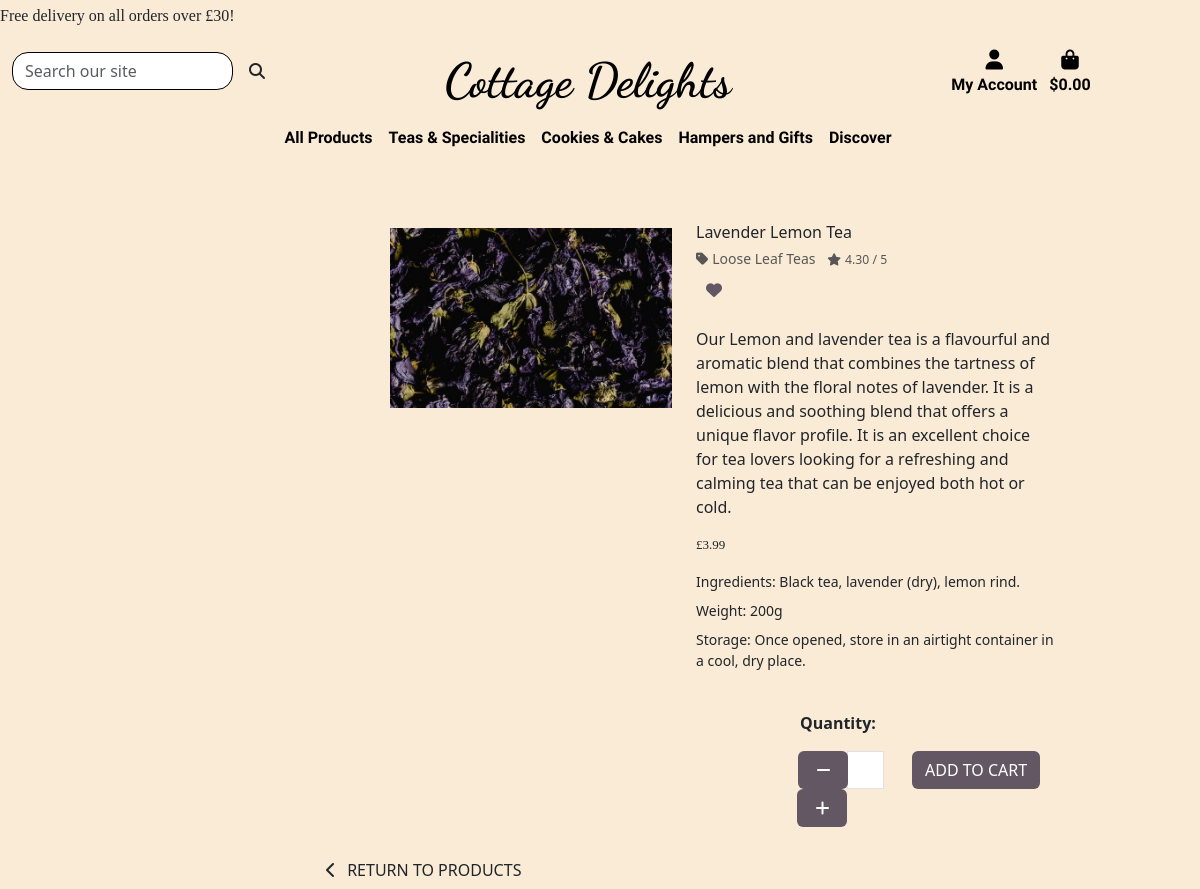
Screenshot of /products/2/ with the database file from the repository.
### products/models.py (models this page shows, shortened)
class Product(models.Model):
    category = models.ForeignKey(
        'category', null=True, blank=True, on_delete=models.SET_NULL)
    sku = models.CharField(max_length=100)
    name = models.CharField(max_length=250, null=True, blank=True)
    description = models.TextField()
    ingredients = models.CharField(max_length=450)
    weight = models.CharField(max_length=10, null=True, blank=True)
    storage = models.TextField(null=True, blank=True)
    price = models.DecimalField(max_digits=6, decimal_places=2)
    rating = models.DecimalField(
        max_digits=6, decimal_places=2, null=True, blank=True)
    image_url = models.URLField(max_length=1024, null=True, blank=True)
    image = models.ImageField(null=True, blank=True)

class Category(models.Model):
    class Meta:
        verbose_name_plural = 'Categories'
    name = models.CharField(max_length=250)
    friendly_name = models.CharField(max_length=250, null=True, blank=True)

### products/views.py (the view)
# urls.py: path('<int:product_id>/', views.productdetails, name='productdetails'),
def productdetails(request, product_id):
    product = get_object_or_404(Product, pk=product_id)
    context = {
        'product': product,
    }
    return render(request, 'products/productdetails.html', context)

### cart/contexts.py (called while the page is built, shortened)
def cart_contents(request):
    cart_items = []
    order_total = 0
    product_quant = 0
    cart = request.session.get('cart', {})
    if order_total < settings.FREE_DELIVERY_THRESHOLD:
        delivery = order_total * Decimal(settings.STANDARD_DELIVERY_PERCENTAGE / 100)
        free_delivery_delta = settings.FREE_DELIVERY_THRESHOLD - order_total
    else:
        delivery = 0
        free_delivery_delta = 0
    grand_total = delivery + order_total
    context = {
        'cart_items': cart_items,
        'order_total': order_total,
        'product_quant': product_quant,
        'delivery': delivery,
        'free_delivery_delta': free_delivery_delta,
        'free_delivery_threshold': settings.FREE_DELIVERY_THRESHOLD,
        'grand_total': grand_total,
    }
    return context

### wishlist/contexts.py (called while the page is built, shortened)
def wishlist_contents(request):
    wishlist_items = []
    total = 0
    product_quant = 0
    wishlist = request.session.get('wishlist', {})
    context = {
        'wishlist_items': wishlist_items,
        'product_quant': product_quant,
        'total': total,
    }
    return context

### products/templates/products/productdetails.html (shortened to what this page needs)
{% extends 'base.html' %}
{% load static %}
{% block page_header %}
<div class="container header-container">
</div>
{% endblock %}
{% block content %}
<div class="overlay"></div>
<div class="container-fluid mt-2">
    <div class=" container-fluid row mt-2">
        <div class="imgcontainer col-sm-12 col-md-6 col-lg-4 offset-3 me-0 mt-2">
            <div class="col-sm-12 w-100 image-container my-5">
                {% if product.image %}
                <a href="{{ product.image.url }}" target="_blank">
                    <img class="card-img-top img-fluid" src="{{ product.image.url }}" alt="{{ product.name }}">
                </a>
                {% else %}
                <a href="{{ product.image.url }}">
                    <img class="card-img-top img-fluid" src="{{ MEDIA_URL }}noimage.png" alt="{{ product.name }}">
                </a>
                {% endif %}
            </div></div>
            <div class="col-sm-12 col-md-6 col-lg-4">
                <div class="productdetails-cont mb-4 mt-4 mt-md-5">
                    <p class="mb-0">{{ product.name }}</p>
                    {% if product.category %}
                    <p class="small mt-1 mb-0">
                        <a class="text-muted" href="{% url 'products' %}?category={{ product.category.name }}">
                            <i class="fas fa-tag me-1"></i>{{ product.category.friendly_name }}
                        </a>
                        {% endif %}
                        {% if product.rating %}
                        <span class="mx-2"><small class="text-muted"><i
                                    class="fas fa-star me-1"></i>{{ product.rating }} / 5</small></span>
                        {% else %}
                        <small class="text-muted">No Rating</small>
                        {% endif %}</p>
                        <div class="row mt-2">
                        <form class="form" action="{% url 'add_to_wishlist' product.id %}" method="POST">
                                <div class="form-row">
                                    <div class="col-sm-12 col-md-5 mb-2">
                                        <button type="submit" class="wishicon"><span class="icon">
                            <i class="fas fa-heart"></i>
                        </span></button>
                                    </div>
                                </div>
                            </form>
        </div>
                    <p class="mt-3">{{ product.description }}</p>
                    <p class="lead mb-0 text-left font-weight-bold">£{{ product.price }}</p>
                    <small>
                    <div class="row mt-3">
                        <div class="col md-6">Ingredients: {{ product.ingredients }}</div>
                    </div>
                    <div class="row mt-2">
                        <div class="col md-6">Weight: {{ product.weight }}</div>
                    </div>
                    <div class="row mt-2">
                        <div class="col">Storage: {{ product.storage }}</div>
                    </div></small>
                    </div>
                </div></div></div>
            <div class="form-row">
                                <div class="col-md-4 offset-8">
                                <p class="mt-3"><strong>Quantity:</strong></p>
                            </div>
                        </div>
                <div class="row mx-auto">
                    <div class="col-md-2 me-0 mx-auto mb-3">
                    <form class="form quant-form offset-2 me-1" action="{% url 'add_items' product.id %}" method="POST">
                                <div class="offset-2 form-group w-30">
                                    <div class="input-group input-group-{{ product.id }}">
                                        <div class="input-group-prepend">
                                            <button
                                                class="decrement-qty btn btn-black rounded-end decrement-qty_{{ product.id }}"
                                                data-item_id="{{ product.id }}">
                                                <span class="icon">
                                                    <i class="fas fa-minus"></i>
                                                </span>
                                            </button>
                                        </div>
                                        <input class="form-control qty_input id_qty_{{ product.id }}" type="number"
                                            name="quantity" value="1" min="1" max="99" data-item_id="{{ product.id }}">
                                        <div class="input-group-append">
                                            <button
                                                class="increment-qty btn btn-black rounded-start increment-qty_{{ product.id }}"
                                                data-item_id="{{ product.id }}">
                                                <span class="icon">
                                                    <i class="fas fa-plus"></i>
                                                </span>
                                            </button>
                                        </div>
                                    </div>    </div></div>
                                    <div class="col-md-3 ms-0">
                                    <input type="submit" class="btn btn-black rounded text-uppercase"
                                    value="Add to Cart">
                                </div>
                </div>
                        <div class="row">
                            <div class="col-12 col-md-6 mx-auto mt-2">
                                <a href="{% url 'products' %}" class="btn btn-outline-black rounded-0">
                                    <span class="icon">
                                        <i class="fas fa-chevron-left"></i>
                                    </span>
                                    <span class="text-uppercase me-3">Return to Products</span>
                                </a>
                            </div>
                        </div></div>
{% endblock %}

### static/css/base.css (style rules this page uses)
html { height: 100%; margin: 0; padding: 0; width: 100%; }
body { width: 100%; background-image: url('/media/elaine-howlin-FEpNmWh1fMc-unsplash.jpg'); background-repeat: no-repeat; background-size: cover; background-color: rgb(247, 235, 235); height: calc(76vh - 164px); }
.overlay { height: 100%; width: 100%; background-color: antiquewhite; z-index: -1; top: 0; left: 0; position: fixed; }
.header-container { padding-top: 164px; width: 100%; }
.imgcontainer { padding-left: 90px; }
img.card-img-top { width: 100%; height: 15vw; object-fit: cover; }
.quant-form { padding-left: 40px; }
.icon { align-items: center; display: inline-flex; justify-content: center; height: 1.5rem; width: 1.5rem; }
button.wishicon { border: none; background-color: transparent; color: rgb(99, 87, 100); }
.btn-black { background: rgb(99, 87, 100); color: white; }
@media (min-width: 768px) { .container { width: 100%; } }
@media (min-width: 992px) { .header-container { padding-top: 164px; } }
@media screen and (min-width: 768px) and (max-width: 1755px) { html { width: 100%; } }
@media screen and (min-width: 768px) and (max-width: 1755px) { body { width: 100%; } }
@media screen and (min-width: 768px) and (max-width: 1755px) { div.container { width: 100%; } }
a.text-muted { text-decoration: none; }
p.lead { font-size: 13px; font-weight: 500; font-family: "Arbutus Slab", serif; }

### rows the page displays
Product: image (picture), name "Lavender Lemon Tea", category.friendly_name "Loose Leaf Teas", rating "4.30", description "Our Lemon and lavender tea is a flavourful and aromatic blend that combines the tartness of lemon with the floral notes of lavender. It is a delicious and soothing blend that offers a unique flavor profile. It is an excellent choice for tea lovers looking for a refreshing and calming tea that can be enjoyed both hot or cold.", price "3.99", ingredients "Black tea, lavender (dry), lemon rind.", weight "200g", storage "Once opened, store in an airtight container in a cool, dry place."

### other values shown
{{ free_delivery_threshold }} "30"
